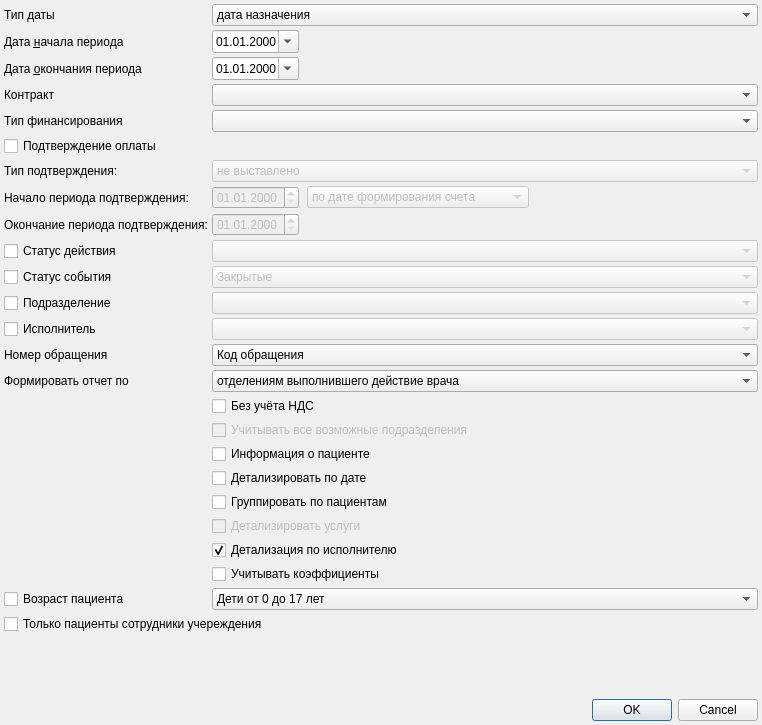
<?xml version="1.0" encoding="UTF-8"?>
<ui version="4.0">
 <class>ReportSetupByOrgStructureDialog</class>
 <widget class="QDialog" name="ReportSetupByOrgStructureDialog">
  <property name="geometry">
   <rect>
    <x>0</x>
    <y>0</y>
    <width>762</width>
    <height>725</height>
   </rect>
  </property>
  <property name="windowTitle">
   <string>Dialog</string>
  </property>
  <layout class="QGridLayout" name="gridLayout">
   <property name="margin">
    <number>4</number>
   </property>
   <property name="spacing">
    <number>4</number>
   </property>
   <item row="7" column="1">
    <widget class="CDateEdit" name="edtConfirmationBegDate">
     <property name="enabled">
      <bool>false</bool>
     </property>
     <property name="displayFormat">
      <string>dd.MM.yyyy</string>
     </property>
    </widget>
   </item>
   <item row="20" column="1" colspan="5">
    <widget class="QCheckBox" name="chkDetailService">
     <property name="enabled">
      <bool>false</bool>
     </property>
     <property name="text">
      <string>Детализировать услуги</string>
     </property>
    </widget>
   </item>
   <item row="9" column="0">
    <widget class="QCheckBox" name="chkStatus">
     <property name="text">
      <string>Статус действия</string>
     </property>
    </widget>
   </item>
   <item row="22" column="1" colspan="5">
    <widget class="QCheckBox" name="chkCoefficient">
     <property name="text">
      <string>Учитывать коэффициенты</string>
     </property>
    </widget>
   </item>
   <item row="23" column="0">
    <widget class="QCheckBox" name="chkClientAgeCategory">
     <property name="text">
      <string>Возраст пациента</string>
     </property>
    </widget>
   </item>
   <item row="9" column="1" colspan="5">
    <widget class="CActionStatusComboBox" name="cmbStatus">
     <property name="enabled">
      <bool>false</bool>
     </property>
    </widget>
   </item>
   <item row="3" column="1" colspan="5">
    <widget class="CContractComboBox" name="cmbContract"/>
   </item>
   <item row="10" column="1" colspan="5">
    <widget class="QComboBox" name="cmbEventStatus">
     <property name="enabled">
      <bool>false</bool>
     </property>
     <item>
      <property name="text">
       <string>Закрытые</string>
      </property>
     </item>
     <item>
      <property name="text">
       <string>Открытые</string>
      </property>
     </item>
    </widget>
   </item>
   <item row="2" column="3" colspan="3">
    <spacer name="spacer">
     <property name="orientation">
      <enum>Qt::Horizontal</enum>
     </property>
     <property name="sizeHint" stdset="0">
      <size>
       <width>219</width>
       <height>20</height>
      </size>
     </property>
    </spacer>
   </item>
   <item row="30" column="0" colspan="6">
    <spacer name="verticalSpacer">
     <property name="orientation">
      <enum>Qt::Vertical</enum>
     </property>
     <property name="sizeHint" stdset="0">
      <size>
       <width>20</width>
       <height>40</height>
      </size>
     </property>
    </spacer>
   </item>
   <item row="3" column="0">
    <widget class="QLabel" name="lblContract">
     <property name="text">
      <string>Контракт</string>
     </property>
     <property name="buddy">
      <cstring>cmbContract</cstring>
     </property>
    </widget>
   </item>
   <item row="14" column="0">
    <widget class="QLabel" name="lblReportType">
     <property name="text">
      <string>Формировать отчет по</string>
     </property>
     <property name="buddy">
      <cstring>cmbReportType</cstring>
     </property>
    </widget>
   </item>
   <item row="2" column="0">
    <widget class="QLabel" name="lblEndDate">
     <property name="text">
      <string>Дата &amp;окончания периода</string>
     </property>
     <property name="buddy">
      <cstring>edtEndDate</cstring>
     </property>
    </widget>
   </item>
   <item row="25" column="0" colspan="6">
    <widget class="QCheckBox" name="chkOnlyClientAsPersonInLPU">
     <property name="text">
      <string>Только пациенты сотрудники учереждения</string>
     </property>
    </widget>
   </item>
   <item row="7" column="0">
    <widget class="QLabel" name="lblBegDateConfirmation">
     <property name="text">
      <string>Начало периода подтверждения:</string>
     </property>
    </widget>
   </item>
   <item row="31" column="0" colspan="6">
    <widget class="QDialogButtonBox" name="buttonBox">
     <property name="sizePolicy">
      <sizepolicy hsizetype="Expanding" vsizetype="Fixed">
       <horstretch>0</horstretch>
       <verstretch>0</verstretch>
      </sizepolicy>
     </property>
     <property name="orientation">
      <enum>Qt::Horizontal</enum>
     </property>
     <property name="standardButtons">
      <set>QDialogButtonBox::Cancel|QDialogButtonBox::Ok</set>
     </property>
    </widget>
   </item>
   <item row="18" column="1" colspan="5">
    <widget class="QCheckBox" name="chkExecDateInfo">
     <property name="text">
      <string>Детализировать по дате</string>
     </property>
    </widget>
   </item>
   <item row="1" column="0">
    <widget class="QLabel" name="lblBegDate">
     <property name="text">
      <string>Дата &amp;начала периода</string>
     </property>
     <property name="buddy">
      <cstring>edtBegDate</cstring>
     </property>
    </widget>
   </item>
   <item row="13" column="0">
    <widget class="QLabel" name="lblEventIdentifierType">
     <property name="text">
      <string>Номер обращения</string>
     </property>
    </widget>
   </item>
   <item row="8" column="0">
    <widget class="QLabel" name="lblEndDateConfirmation">
     <property name="text">
      <string>Окончание периода подтверждения:</string>
     </property>
    </widget>
   </item>
   <item row="12" column="1" colspan="5">
    <widget class="CPersonComboBoxEx" name="cmbPerson">
     <property name="enabled">
      <bool>false</bool>
     </property>
    </widget>
   </item>
   <item row="17" column="1" colspan="5">
    <widget class="QCheckBox" name="chkPatientInfo">
     <property name="text">
      <string>Информация о пациенте</string>
     </property>
    </widget>
   </item>
   <item row="4" column="1" colspan="5">
    <widget class="CRBComboBox" name="cmbFinance"/>
   </item>
   <item row="14" column="1" colspan="5">
    <widget class="QComboBox" name="cmbReportType">
     <item>
      <property name="text">
       <string>отделениям выполнившего действие врача</string>
      </property>
     </item>
     <item>
      <property name="text">
       <string>отделениям за которым закреплено действие</string>
      </property>
     </item>
    </widget>
   </item>
   <item row="10" column="0">
    <widget class="QCheckBox" name="chkEventStatus">
     <property name="text">
      <string>Статус события</string>
     </property>
    </widget>
   </item>
   <item row="0" column="1" colspan="5">
    <widget class="QComboBox" name="cmbDateType">
     <item>
      <property name="text">
       <string>дата назначения</string>
      </property>
     </item>
     <item>
      <property name="text">
       <string>дата начала</string>
      </property>
     </item>
     <item>
      <property name="text">
       <string>дата выполнения</string>
      </property>
     </item>
    </widget>
   </item>
   <item row="23" column="1" colspan="5">
    <widget class="QComboBox" name="cmbClientAgeCategory">
     <item>
      <property name="text">
       <string>Дети от 0 до 17 лет</string>
      </property>
     </item>
     <item>
      <property name="text">
       <string>Взрослые от 18 лет</string>
      </property>
     </item>
    </widget>
   </item>
   <item row="2" column="1" colspan="2">
    <widget class="CDateEdit" name="edtEndDate">
     <property name="sizePolicy">
      <sizepolicy hsizetype="Maximum" vsizetype="Fixed">
       <horstretch>0</horstretch>
       <verstretch>0</verstretch>
      </sizepolicy>
     </property>
     <property name="displayFormat">
      <string>dd.MM.yyyy</string>
     </property>
     <property name="calendarPopup">
      <bool>true</bool>
     </property>
    </widget>
   </item>
   <item row="19" column="1" colspan="5">
    <widget class="QCheckBox" name="chkGroupByPatient">
     <property name="text">
      <string>Группировать по пациентам</string>
     </property>
    </widget>
   </item>
   <item row="11" column="0">
    <widget class="QCheckBox" name="chkOrgStructure">
     <property name="text">
      <string>Подразделение</string>
     </property>
    </widget>
   </item>
   <item row="1" column="5">
    <spacer name="horizontalSpacer">
     <property name="orientation">
      <enum>Qt::Horizontal</enum>
     </property>
     <property name="sizeHint" stdset="0">
      <size>
       <width>40</width>
       <height>20</height>
      </size>
     </property>
    </spacer>
   </item>
   <item row="0" column="0">
    <widget class="QLabel" name="lblDateType">
     <property name="text">
      <string>Тип даты</string>
     </property>
    </widget>
   </item>
   <item row="1" column="1" colspan="2">
    <widget class="CDateEdit" name="edtBegDate">
     <property name="sizePolicy">
      <sizepolicy hsizetype="Maximum" vsizetype="Fixed">
       <horstretch>0</horstretch>
       <verstretch>0</verstretch>
      </sizepolicy>
     </property>
     <property name="displayFormat">
      <string>dd.MM.yyyy</string>
     </property>
     <property name="calendarPopup">
      <bool>true</bool>
     </property>
    </widget>
   </item>
   <item row="11" column="1" colspan="5">
    <widget class="COrgStructureComboBox" name="cmbOrgStructure">
     <property name="enabled">
      <bool>false</bool>
     </property>
    </widget>
   </item>
   <item row="16" column="1" colspan="5">
    <widget class="QCheckBox" name="chkAllOrgStructure">
     <property name="enabled">
      <bool>false</bool>
     </property>
     <property name="text">
      <string>Учитывать все возможные подразделения</string>
     </property>
    </widget>
   </item>
   <item row="12" column="0">
    <widget class="QCheckBox" name="chkPerson">
     <property name="text">
      <string>Исполнитель</string>
     </property>
    </widget>
   </item>
   <item row="4" column="0">
    <widget class="QLabel" name="lblFinance">
     <property name="text">
      <string>Тип финансирования</string>
     </property>
     <property name="buddy">
      <cstring>cmbFinance</cstring>
     </property>
    </widget>
   </item>
   <item row="13" column="1" colspan="5">
    <widget class="QComboBox" name="cmbEventIdentifierType">
     <item>
      <property name="text">
       <string>Код обращения</string>
      </property>
     </item>
     <item>
      <property name="text">
       <string>Номер документа</string>
      </property>
     </item>
    </widget>
   </item>
   <item row="6" column="0">
    <widget class="QLabel" name="lblConfirmationType">
     <property name="text">
      <string>Тип подтверждения:</string>
     </property>
    </widget>
   </item>
   <item row="6" column="1" colspan="5">
    <widget class="QComboBox" name="cmbConfirmationType">
     <property name="enabled">
      <bool>false</bool>
     </property>
     <item>
      <property name="text">
       <string>не выставлено</string>
      </property>
     </item>
     <item>
      <property name="text">
       <string>выставлено</string>
      </property>
     </item>
     <item>
      <property name="text">
       <string>оплачено</string>
      </property>
     </item>
     <item>
      <property name="text">
       <string>отказано</string>
      </property>
     </item>
    </widget>
   </item>
   <item row="8" column="1">
    <widget class="CDateEdit" name="edtConfirmationEndDate">
     <property name="enabled">
      <bool>false</bool>
     </property>
     <property name="displayFormat">
      <string>dd.MM.yyyy</string>
     </property>
    </widget>
   </item>
   <item row="7" column="3">
    <widget class="QComboBox" name="cmbConfirmationPeriodType">
     <property name="enabled">
      <bool>false</bool>
     </property>
     <item>
      <property name="text">
       <string>по дате формирования счета</string>
      </property>
     </item>
     <item>
      <property name="text">
       <string>по дате подтверждения оплаты</string>
      </property>
     </item>
    </widget>
   </item>
   <item row="8" column="3">
    <spacer name="horizontalSpacer_3">
     <property name="orientation">
      <enum>Qt::Horizontal</enum>
     </property>
     <property name="sizeHint" stdset="0">
      <size>
       <width>40</width>
       <height>20</height>
      </size>
     </property>
    </spacer>
   </item>
   <item row="7" column="5">
    <spacer name="horizontalSpacer_2">
     <property name="orientation">
      <enum>Qt::Horizontal</enum>
     </property>
     <property name="sizeHint" stdset="0">
      <size>
       <width>40</width>
       <height>20</height>
      </size>
     </property>
    </spacer>
   </item>
   <item row="5" column="0" colspan="6">
    <widget class="QCheckBox" name="chkConfirmation">
     <property name="text">
      <string>Подтверждение оплаты</string>
     </property>
    </widget>
   </item>
   <item row="15" column="1" colspan="5">
    <widget class="QCheckBox" name="chkVAT">
     <property name="text">
      <string>Без учёта НДС</string>
     </property>
    </widget>
   </item>
   <item row="21" column="1" colspan="5">
    <widget class="QCheckBox" name="chkDetailExecPerson">
     <property name="text">
      <string>Детализация по исполнителю</string>
     </property>
     <property name="checked">
      <bool>true</bool>
     </property>
    </widget>
   </item>
  </layout>
 </widget>
 <customwidgets>
  <customwidget>
   <class>CRBComboBox</class>
   <extends>QComboBox</extends>
   <header>library/crbcombobox.h</header>
  </customwidget>
  <customwidget>
   <class>CDateEdit</class>
   <extends>QDateEdit</extends>
   <header>library/DateEdit.h</header>
  </customwidget>
  <customwidget>
   <class>CPersonComboBoxEx</class>
   <extends>QComboBox</extends>
   <header>Orgs/PersonComboBoxEx.h</header>
  </customwidget>
  <customwidget>
   <class>COrgStructureComboBox</class>
   <extends>QComboBox</extends>
   <header>Orgs/OrgStructComboBoxes.h</header>
  </customwidget>
  <customwidget>
   <class>CContractComboBox</class>
   <extends>QComboBox</extends>
   <header>Accounting/ContractComboBox.h</header>
  </customwidget>
  <customwidget>
   <class>CActionStatusComboBox</class>
   <extends>QComboBox</extends>
   <header location="global">Events/ActionStatus.h</header>
  </customwidget>
 </customwidgets>
 <tabstops>
  <tabstop>cmbDateType</tabstop>
  <tabstop>edtBegDate</tabstop>
  <tabstop>edtEndDate</tabstop>
  <tabstop>cmbContract</tabstop>
  <tabstop>cmbFinance</tabstop>
  <tabstop>chkConfirmation</tabstop>
  <tabstop>cmbConfirmationType</tabstop>
  <tabstop>edtConfirmationBegDate</tabstop>
  <tabstop>edtConfirmationEndDate</tabstop>
  <tabstop>cmbConfirmationPeriodType</tabstop>
  <tabstop>chkStatus</tabstop>
  <tabstop>cmbStatus</tabstop>
  <tabstop>chkEventStatus</tabstop>
  <tabstop>cmbEventStatus</tabstop>
  <tabstop>chkOrgStructure</tabstop>
  <tabstop>cmbOrgStructure</tabstop>
  <tabstop>chkPerson</tabstop>
  <tabstop>cmbPerson</tabstop>
  <tabstop>cmbEventIdentifierType</tabstop>
  <tabstop>cmbReportType</tabstop>
  <tabstop>chkAllOrgStructure</tabstop>
  <tabstop>chkPatientInfo</tabstop>
  <tabstop>chkExecDateInfo</tabstop>
  <tabstop>chkGroupByPatient</tabstop>
  <tabstop>chkDetailService</tabstop>
  <tabstop>chkDetailExecPerson</tabstop>
  <tabstop>chkCoefficient</tabstop>
  <tabstop>chkClientAgeCategory</tabstop>
  <tabstop>cmbClientAgeCategory</tabstop>
  <tabstop>chkOnlyClientAsPersonInLPU</tabstop>
  <tabstop>buttonBox</tabstop>
  <tabstop>chkVAT</tabstop>
 </tabstops>
 <resources/>
 <connections>
  <connection>
   <sender>buttonBox</sender>
   <signal>accepted()</signal>
   <receiver>ReportSetupByOrgStructureDialog</receiver>
   <slot>accept()</slot>
   <hints>
    <hint type="sourcelabel">
     <x>480</x>
     <y>694</y>
    </hint>
    <hint type="destinationlabel">
     <x>157</x>
     <y>255</y>
    </hint>
   </hints>
  </connection>
  <connection>
   <sender>buttonBox</sender>
   <signal>rejected()</signal>
   <receiver>ReportSetupByOrgStructureDialog</receiver>
   <slot>reject()</slot>
   <hints>
    <hint type="sourcelabel">
     <x>480</x>
     <y>694</y>
    </hint>
    <hint type="destinationlabel">
     <x>286</x>
     <y>255</y>
    </hint>
   </hints>
  </connection>
  <connection>
   <sender>chkStatus</sender>
   <signal>toggled(bool)</signal>
   <receiver>cmbStatus</receiver>
   <slot>setEnabled(bool)</slot>
   <hints>
    <hint type="sourcelabel">
     <x>71</x>
     <y>280</y>
    </hint>
    <hint type="destinationlabel">
     <x>690</x>
     <y>282</y>
    </hint>
   </hints>
  </connection>
  <connection>
   <sender>chkOrgStructure</sender>
   <signal>toggled(bool)</signal>
   <receiver>cmbOrgStructure</receiver>
   <slot>setEnabled(bool)</slot>
   <hints>
    <hint type="sourcelabel">
     <x>97</x>
     <y>338</y>
    </hint>
    <hint type="destinationlabel">
     <x>686</x>
     <y>340</y>
    </hint>
   </hints>
  </connection>
  <connection>
   <sender>chkClientAgeCategory</sender>
   <signal>toggled(bool)</signal>
   <receiver>cmbClientAgeCategory</receiver>
   <slot>setEnabled(bool)</slot>
   <hints>
    <hint type="sourcelabel">
     <x>114</x>
     <y>604</y>
    </hint>
    <hint type="destinationlabel">
     <x>556</x>
     <y>606</y>
    </hint>
   </hints>
  </connection>
  <connection>
   <sender>chkPerson</sender>
   <signal>toggled(bool)</signal>
   <receiver>cmbPerson</receiver>
   <slot>setEnabled(bool)</slot>
   <hints>
    <hint type="sourcelabel">
     <x>117</x>
     <y>367</y>
    </hint>
    <hint type="destinationlabel">
     <x>562</x>
     <y>369</y>
    </hint>
   </hints>
  </connection>
  <connection>
   <sender>chkGroupByPatient</sender>
   <signal>toggled(bool)</signal>
   <receiver>chkDetailService</receiver>
   <slot>setEnabled(bool)</slot>
   <hints>
    <hint type="sourcelabel">
     <x>576</x>
     <y>527</y>
    </hint>
    <hint type="destinationlabel">
     <x>587</x>
     <y>552</y>
    </hint>
   </hints>
  </connection>
  <connection>
   <sender>chkEventStatus</sender>
   <signal>toggled(bool)</signal>
   <receiver>cmbEventStatus</receiver>
   <slot>setEnabled(bool)</slot>
   <hints>
    <hint type="sourcelabel">
     <x>58</x>
     <y>309</y>
    </hint>
    <hint type="destinationlabel">
     <x>410</x>
     <y>311</y>
    </hint>
   </hints>
  </connection>
  <connection>
   <sender>chkConfirmation</sender>
   <signal>toggled(bool)</signal>
   <receiver>cmbConfirmationType</receiver>
   <slot>setEnabled(bool)</slot>
   <hints>
    <hint type="sourcelabel">
     <x>378</x>
     <y>157</y>
    </hint>
    <hint type="destinationlabel">
     <x>489</x>
     <y>184</y>
    </hint>
   </hints>
  </connection>
  <connection>
   <sender>chkConfirmation</sender>
   <signal>toggled(bool)</signal>
   <receiver>cmbConfirmationPeriodType</receiver>
   <slot>setEnabled(bool)</slot>
   <hints>
    <hint type="sourcelabel">
     <x>378</x>
     <y>157</y>
    </hint>
    <hint type="destinationlabel">
     <x>437</x>
     <y>213</y>
    </hint>
   </hints>
  </connection>
  <connection>
   <sender>chkConfirmation</sender>
   <signal>toggled(bool)</signal>
   <receiver>edtConfirmationBegDate</receiver>
   <slot>setEnabled(bool)</slot>
   <hints>
    <hint type="sourcelabel">
     <x>378</x>
     <y>157</y>
    </hint>
    <hint type="destinationlabel">
     <x>276</x>
     <y>212</y>
    </hint>
   </hints>
  </connection>
  <connection>
   <sender>chkConfirmation</sender>
   <signal>toggled(bool)</signal>
   <receiver>edtConfirmationEndDate</receiver>
   <slot>setEnabled(bool)</slot>
   <hints>
    <hint type="sourcelabel">
     <x>378</x>
     <y>157</y>
    </hint>
    <hint type="destinationlabel">
     <x>276</x>
     <y>241</y>
    </hint>
   </hints>
  </connection>
 </connections>
</ui>
